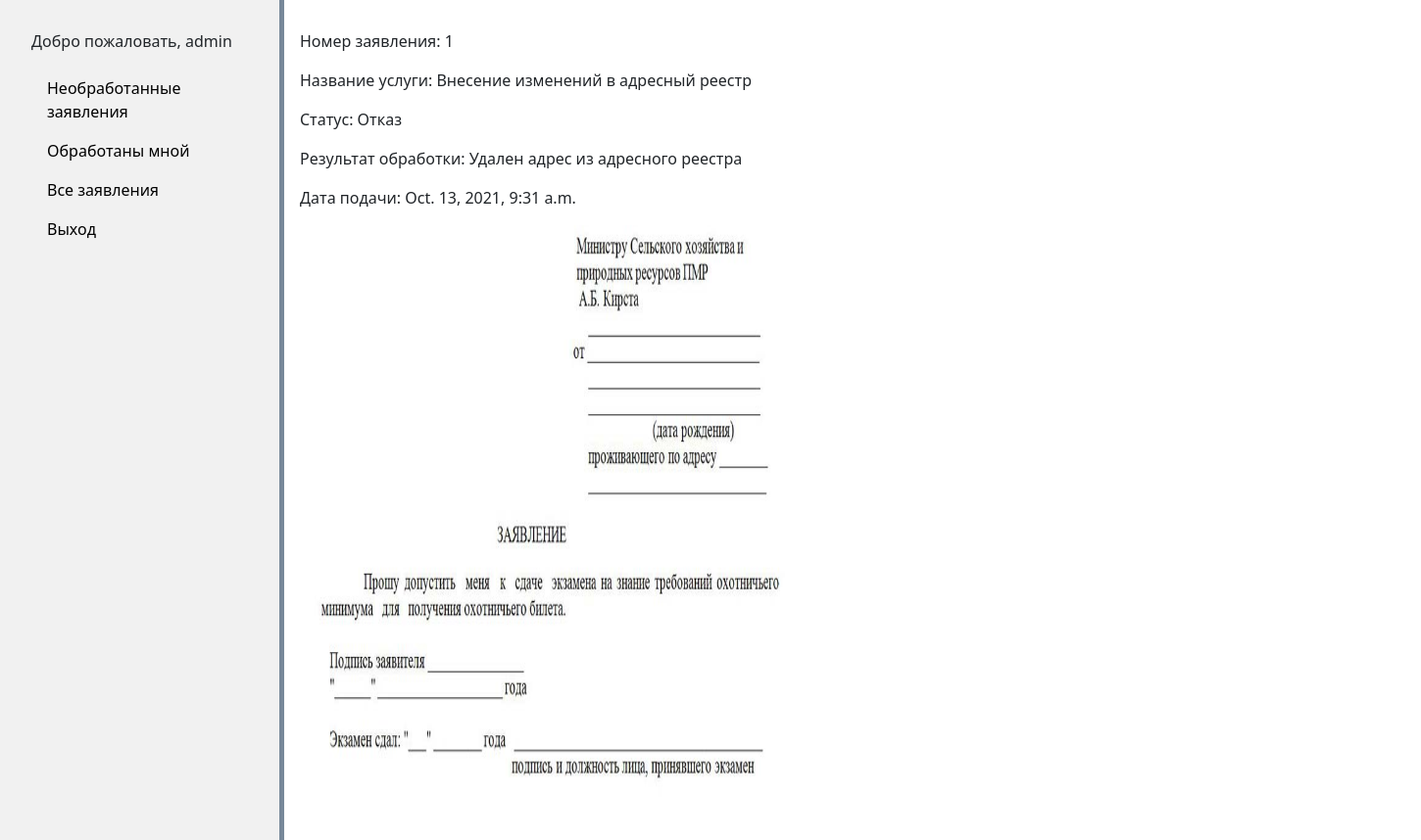
Page /about_stat/1 (signed in) on the committed database.
### registr_applications/models.py (models this page shows, shortened)
class Statement(models.Model):
    number = models.AutoField(primary_key=True, verbose_name='уникальный номер')
    name = models.CharField(max_length=300,  verbose_name='наименование услуги')
    content = models.TextField(max_length=10000, null=True, verbose_name='текст заявления')
    date = models.DateTimeField(auto_now=True, blank=True, verbose_name='дата подачи')
    status = models.CharField(max_length=300, blank=True, db_index=True, verbose_name='статус')
    result = models.CharField(max_length=400, verbose_name='Результат')
    email = models.CharField(max_length=400,  verbose_name='Почтовый адрес')
    passed = models.BooleanField(default=False)   #было ли рассмотрено админом
    admin = models.ForeignKey(User, blank=True, null=True,on_delete=models.CASCADE, related_name='admin_set', verbose_name='Специалист')
    user = models.ForeignKey(User, blank=True,null=True, on_delete=models.CASCADE, related_name='user_set', verbose_name='Пользователь')
    docs = models.ImageField(upload_to=user_directory_path, null=True, )

### registr_applications/views.py (the view)
# urls.py: path('about_stat/<int:pk>', StatDetailView.as_view(), name='about_stat'),
class StatDetailView(DetailView):
    model = Statement
    template_name = 'about_stat.html'
    context_object_name = "stat"

### registr_applications/templates/about_stat.html (shortened to what this page needs)
{% extends "base.html" %}
{% block content %}
<p>Номер заявления: {{ stat.number}}</p>
<p>Название услуги: {{ stat.name }}</p>
<p>Статус: {{ stat.status }}</p>
<p>Результат обработки: {{ stat.result }}</p>
<p>Дата подачи: {{ stat.date}}</p>
<p><img width="500px" height="600" src="{{ stat.docs.url }}"></p>
{% endblock %}

### registr_applications/templates/base.html (shortened to what this page needs)
<!DOCTYPE html>
{% load static %}
<html lang="en">
<head>
    <link rel="stylesheet" href="https://cdn.jsdelivr.net/npm/bootstrap@5.1.2/dist/css/bootstrap.min.css">
    <link rel="stylesheet" href="{% static 'registr_applications/css/registr_applications.css' %}">
</head>
<body>
    <ul class="sidenav">
       {% if user.is_authenticated %}
        <p>Добро пожаловать, {{ user }}</p>
                                {% if user.is_staff %}
                                    <li><a href="{% url 'unprocessed_stat'  %}">Необработанные заявления</a></li>
                                    <li><a href="{% url 'my_statements' %}">Обработаны мной</a></li>
                                    <li><a href="{% url 'all_statements' %}">Все заявления</a></li>
                                {% else %}
                                     <li><a href="{% url 'add_statement' %}">Подать заявление</a></li>
                                    <li><a href="{% url 'my_statements' %}">Поданные заявления</a></li>
                                {% endif %}
                <li><a href="{% url 'logout' %}">Выход</a></li>
        {% else %}
            <li><a href="{% url 'login' %}">Войти</a></li>
            <li><a href="{% url 'signup' %}">Регистрация</a></li>
        {% endif %}
    </ul>
<div class="content">
    {% block content %}
    {% endblock %}
</div>
</body>
</html>

### static/registr_applications/css/registr_applications.css (style rules this page uses)
body { margin: 0; }
ul.sidenav { padding-top: 30px; list-style-type: none; margin: 0; width: 20%; background-color: #f1f1f1; position: fixed; height: 100%; overflow: auto; border-right: 5px solid #778899; }
ul.sidenav li a { display: block; color: #000; padding: 8px 16px; text-decoration: none; }
div.content { margin-left: 20%; padding: 30px 16px; height: 1000px; }
div { display: inline-block; position: relative; width: 100%; white-space: nowrap; text-overflow: ellipsis; }

### rows in the picture
Statement: number "1", name "Внесение изменений в адресный реестр", status "Отказ", result "Удален адрес из адресного реестра", date "Oct. 13, 2021, 9:31 a.m.", docs (picture)

### other values in the picture
{{ user }} "admin"
